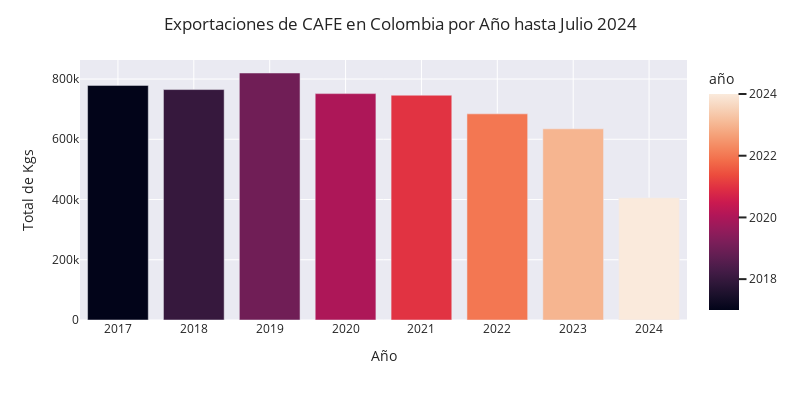

Notebook source saved alongside this figure:
### Code cell
fig = px.bar(s1_gp_year, x="año", y="total_kg", color='año')
fig.update_layout(xaxis_title="Año", yaxis_title="Total de Kgs", title="Exportaciones de CAFE en Colombia por Año hasta Julio 2024", xaxis_dtick=1, width=800, height=400)
fig.show()

### Figure 1 — Plotly figure (JSON) as saved in the notebook; plotly's stock layout.template omitted (floating-point values rounded to 4 significant figures)
{"data": [{"alignmentgroup": "True", "hovertemplate": "año=%{marker.color}<br>total_kg=%{y}<extra></extra>", "legendgroup": "", "marker": {"color": [2017, 2018, 2019, 2020, 2021, 2022, 2023, 2024], "coloraxis": "coloraxis", "pattern": {"shape": ""}}, "name": "", "offsetgroup": "", "orientation": "v", "showlegend": false, "textposition": "auto", "type": "bar", "x": [2017, 2018, 2019, 2020, 2021, 2022, 2023, 2024], "xaxis": "x", "y": [778900.0, 765100.0, 820100.0, 751600.0, 746300.0, 684400.0, 634800.0, 405500.0], "yaxis": "y"}], "layout": {"barmode": "relative", "coloraxis": {"colorbar": {"title": {"text": "año"}}, "colorscale": [[0, "rgb(2,4,25)"], [0.0625, "rgb(24,15,41)"], [0.125, "rgb(47,23,57)"], [0.1875, "rgb(71,28,72)"], [0.25, "rgb(97,30,82)"], [0.3125, "rgb(123,30,89)"], [0.375, "rgb(150,27,91)"], [0.4375, "rgb(177,22,88)"], [0.5, "rgb(203,26,79)"], [0.5625, "rgb(223,47,67)"], [0.625, "rgb(236,76,61)"], [0.6875, "rgb(242,107,73)"], [0.75, "rgb(244,135,95)"], [0.8125, "rgb(245,162,122)"], [0.875, "rgb(246,188,153)"], [0.9375, "rgb(247,212,187)"], [1, "rgb(250,234,220)"]]}, "height": 400, "legend": {"tracegroupgap": 0}, "margin": {"t": 60}, "title": {"text": "Exportaciones de CAFE en Colombia por Año hasta Julio 2024"}, "width": 800, "xaxis": {"anchor": "y", "domain": [0, 1], "dtick": 1, "title": {"text": "Año"}}, "yaxis": {"anchor": "x", "domain": [0, 1], "title": {"text": "Total de Kgs"}}}}
